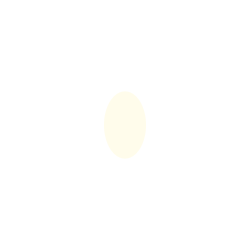
Frame 1 (no input)
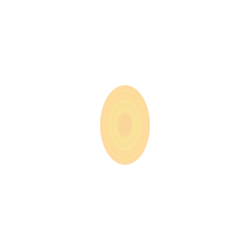
Frame 60 (the mouse pressed at the canvas centre just before this capture)
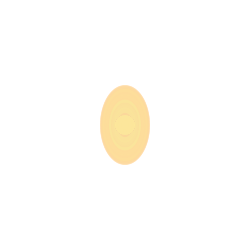
Frame 120 (the mouse held since frame 60 and released just before this capture)

The Processing sketch that drew these frames (run headless with seeded random() and noise(); from frame 60 on, the mouse is pressed at the canvas centre):

// Processing sketch: processing_29968
// ── processing_29968.pde

int counter;

void setup() {  //setup function called initially, only once
  size(250, 250);
  background(255);  //set background white
  colorMode(HSB);   //set colors to Hue, Saturation, Brightness mode
  counter = 0;
}

void draw() {  //draw function loops 
  counter++;
  noStroke();
  fill(random(55),100,255,50);
  
  if(mousePressed == true) { //add some interaction
    ellipse(mouseX, mouseY, 20, 20);
  }
  else {
    ellipse(width/2, height/2, 50*sin(counter), 80*sin(counter));
  }
}

                
                
